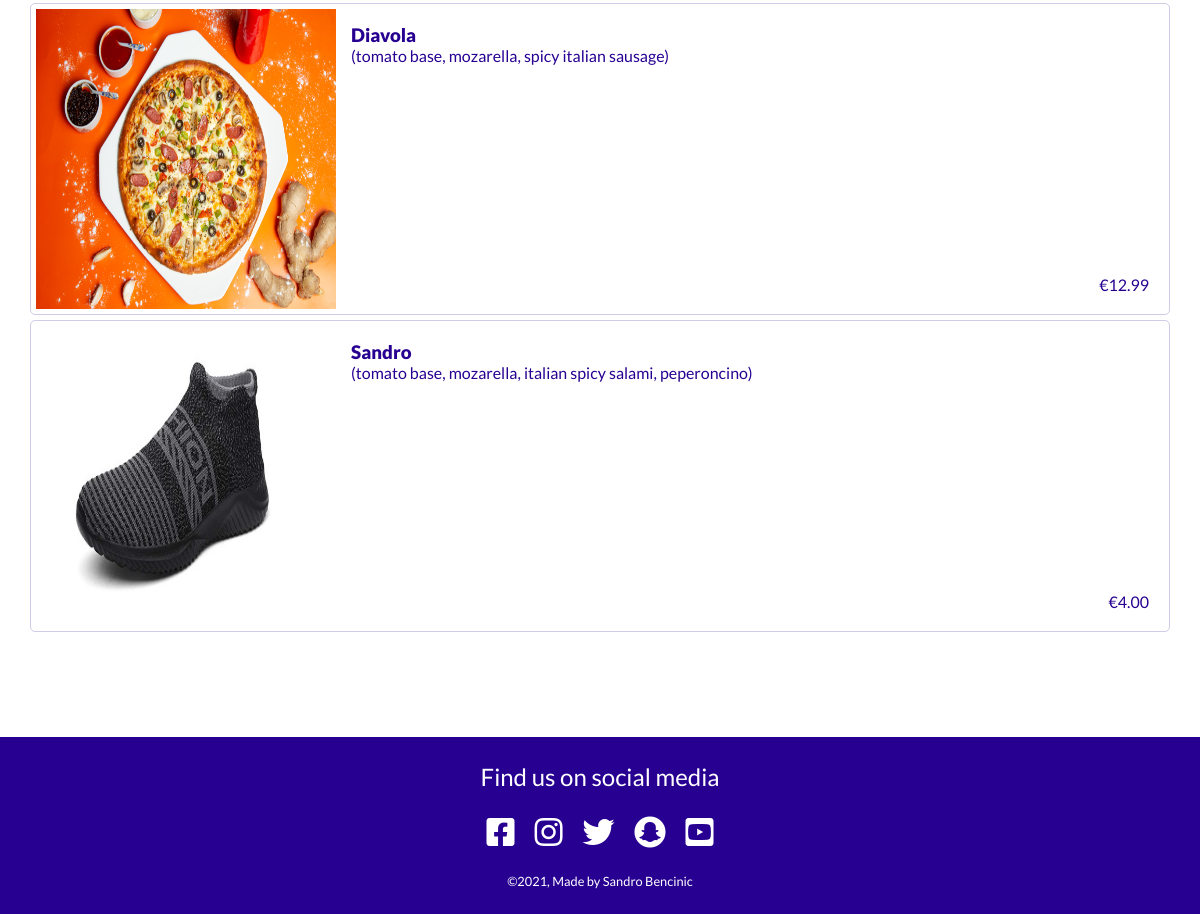
/product/menu/ (lower part), run on an earlier commit of the app's database.
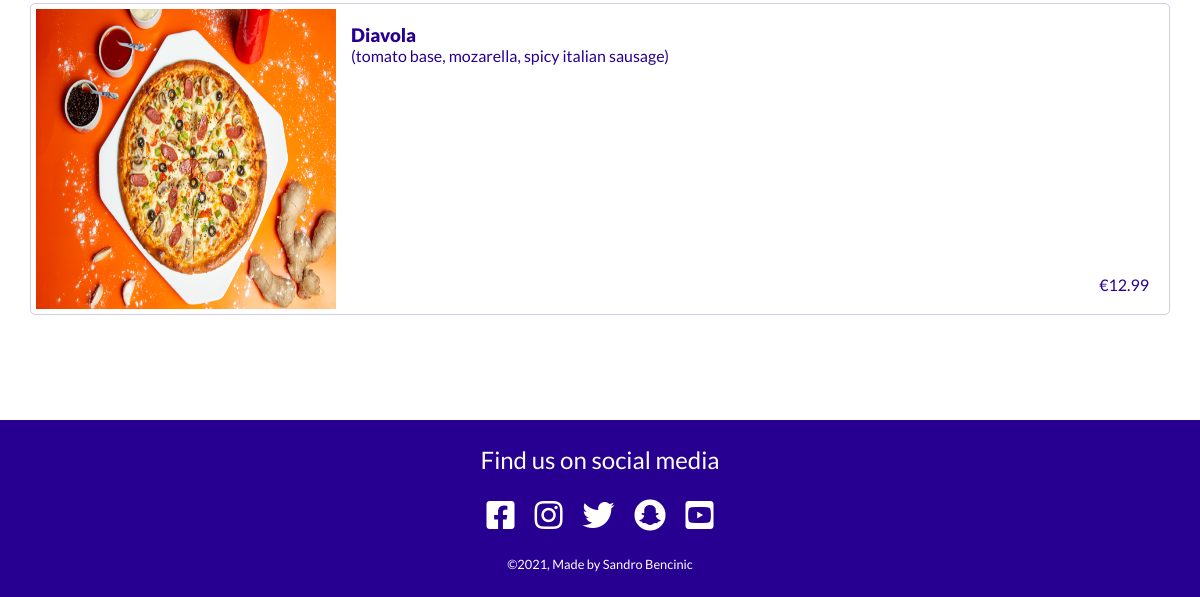
And on a later commit of the database.
### product/models.py (models this page shows, shortened)
class Item(models.Model):
    name = models.CharField(max_length=50)
    ingredients = models.CharField(max_length=100)
    price = models.DecimalField(max_digits=10, decimal_places=2)
    image = models.ImageField(null=True, blank=True)

### product/views.py (the view)
# urls.py: path('menu/', menu, name='menu'),
def menu(request):
    context = {
        'items': Item.objects.all(),
        'show_bag': True
    }
    return render(request, 'product/menu.html', context)

### order/contexts.py (called while the page is built, shortened)
def contexts(request):
    bag_items = []
    grand_total = 0
    if request.user.is_authenticated:
        delivery_fee = 0
    else:
        delivery_fee = 2
    grand_total += delivery_fee
    order_time = None
    bag = request.session.get('bag', {})
    context = {
        'bag_items': bag_items,
        'grand_total': grand_total,
        'order_time': order_time,
        'delivery_fee': delivery_fee,
    }
    return context

### product/templates/product/menu.html (shortened to what this page needs)
{% extends 'base.html' %}
{% load static %}
{% block content %}
    <div class="menu">
        {% for item in items %}
        <div>
            <a href="{% url 'item' item.id %}" class="product">
                <img src="{{ item.image.url }}" alt="" class="product__img">
                <div class="product__info">
                    <h3 class="product__name">{{ item.name }}</h3>
                    <p class="product__description">{{ item.ingredients }}</p>
                    <p class="product__price">
                        €<span>{{ item.price }}</span>
                    </p>
                </div>
            </a>
        </div>
        {% endfor %}
    </div>
{% endblock content %}

What changed in the data, as far as the page shows it:
removed Item: image (picture), name "Sandro", ingredients "(tomato base, mozarella, italian spicy salami, peperoncino)", price "4.00"
